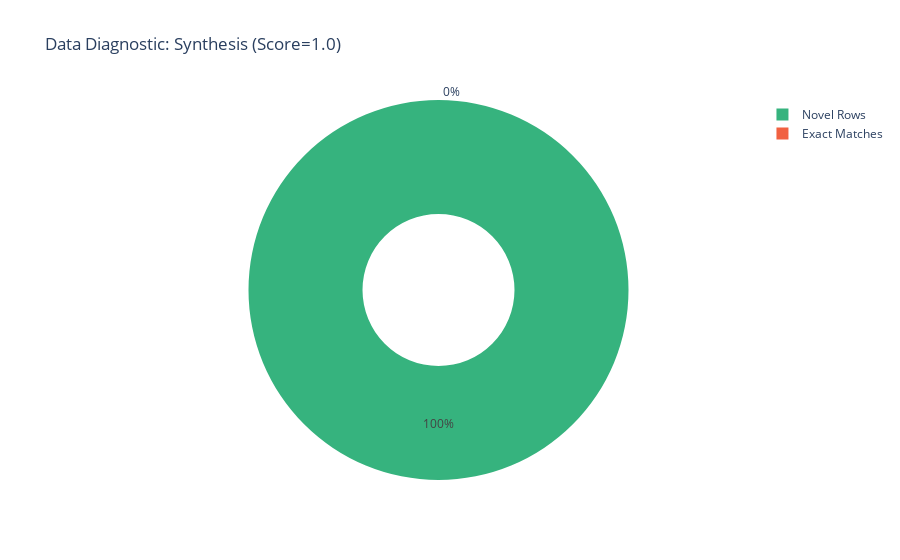
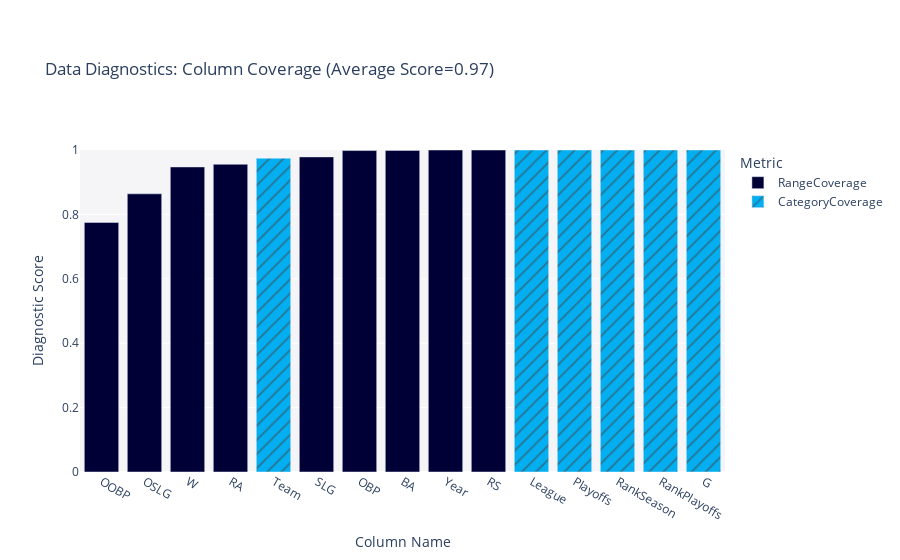
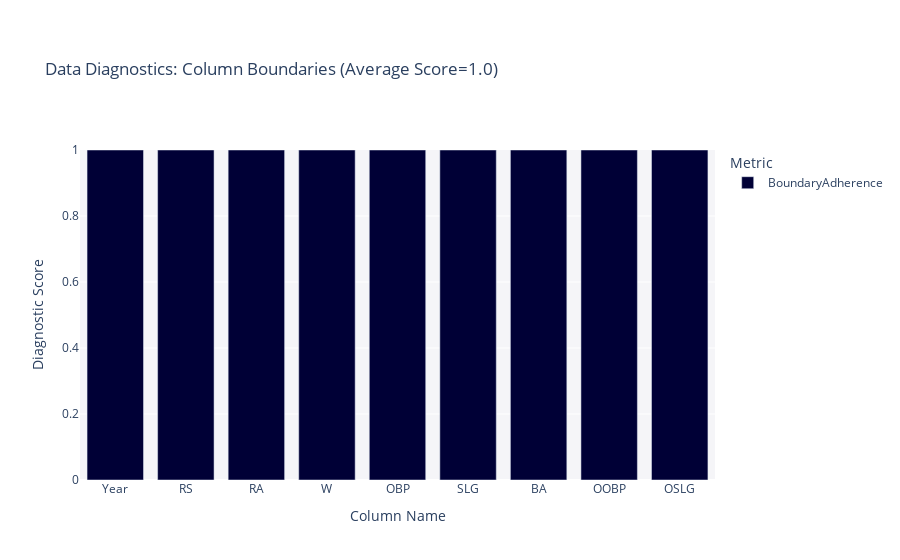

The notebook cell these images were saved under, in order:
### Code cell
for name in ["Synthesis", "Coverage", "Boundaries"]:
    fig = diagnostic_report.get_visualization(property_name=name)
    fig.show()

### Figure 1 — Plotly figure (JSON) as saved in the notebook; plotly's stock layout.template omitted (floating-point values rounded to 4 significant figures)
{"data": [{"customdata": [["Exact Matches"], ["Novel Rows"]], "domain": {"x": [0, 1], "y": [0, 1]}, "hole": 0.4, "hovertemplate": "<b>%{label}</b><br>%{value} rows", "labels": ["Exact Matches", "Novel Rows"], "legendgroup": "", "marker": {"colors": ["#F16141", "#36B37E"]}, "name": "", "showlegend": true, "type": "pie", "values": [0, 1232]}], "layout": {"legend": {"tracegroupgap": 0}, "title": {"text": "Data Diagnostic: Synthesis (Score=1.0)"}}}

### Figure 2 — Plotly figure (JSON) as saved in the notebook; plotly's stock layout.template omitted (floating-point values rounded to 4 significant figures)
{"data": [{"alignmentgroup": "True", "customdata": [["RangeCoverage"], ["RangeCoverage"], ["RangeCoverage"], ["RangeCoverage"], ["RangeCoverage"], ["RangeCoverage"], ["RangeCoverage"], ["RangeCoverage"], ["RangeCoverage"]], "hovertemplate": "<b>%{hovertext}</b><br><br>Metric=%{customdata[0]}<br>Diagnostic Score=%{y}<extra></extra>", "hovertext": ["Year", "RS", "RA", "W", "OBP", "SLG", "BA", "OOBP", "OSLG"], "legendgroup": "RangeCoverage", "marker": {"color": "#000036", "pattern": {"shape": ""}}, "name": "RangeCoverage", "offsetgroup": "RangeCoverage", "orientation": "v", "showlegend": true, "textposition": "auto", "type": "bar", "x": ["Year", "RS", "RA", "W", "OBP", "SLG", "BA", "OOBP", "OSLG"], "xaxis": "x", "y": [1, 1, 0.9556, 0.9474, 0.9982, 0.9786, 0.9988, 0.775, 0.8638], "yaxis": "y"}, {"alignmentgroup": "True", "customdata": [["CategoryCoverage"], ["CategoryCoverage"], ["CategoryCoverage"], ["CategoryCoverage"], ["CategoryCoverage"], ["CategoryCoverage"]], "hovertemplate": "<b>%{hovertext}</b><br><br>Metric=%{customdata[0]}<br>Diagnostic Score=%{y}<extra></extra>", "hovertext": ["Team", "League", "Playoffs", "RankSeason", "RankPlayoffs", "G"], "legendgroup": "CategoryCoverage", "marker": {"color": "#03AFF1", "pattern": {"shape": "/"}}, "name": "CategoryCoverage", "offsetgroup": "CategoryCoverage", "orientation": "v", "showlegend": true, "textposition": "auto", "type": "bar", "x": ["Team", "League", "Playoffs", "RankSeason", "RankPlayoffs", "G"], "xaxis": "x", "y": [0.9744, 1, 1, 1, 1, 1], "yaxis": "y"}], "layout": {"barmode": "relative", "legend": {"title": {"text": "Metric"}, "tracegroupgap": 0}, "margin": {"t": 150}, "plot_bgcolor": "#F5F5F8", "title": {"text": "Data Diagnostics: Column Coverage (Average Score=0.97)"}, "xaxis": {"anchor": "y", "categoryorder": "total ascending", "domain": [0, 1], "title": {"text": "Column Name"}}, "yaxis": {"anchor": "x", "domain": [0, 1], "range": [0, 1], "title": {"text": "Diagnostic Score"}}}}

### Figure 3 — Plotly figure (JSON) as saved in the notebook; plotly's stock layout.template omitted (floating-point values rounded to 4 significant figures)
{"data": [{"alignmentgroup": "True", "customdata": [["BoundaryAdherence"], ["BoundaryAdherence"], ["BoundaryAdherence"], ["BoundaryAdherence"], ["BoundaryAdherence"], ["BoundaryAdherence"], ["BoundaryAdherence"], ["BoundaryAdherence"], ["BoundaryAdherence"]], "hovertemplate": "<b>%{hovertext}</b><br><br>Metric=%{customdata[0]}<br>Diagnostic Score=%{y}<extra></extra>", "hovertext": ["Year", "RS", "RA", "W", "OBP", "SLG", "BA", "OOBP", "OSLG"], "legendgroup": "BoundaryAdherence", "marker": {"color": "#000036", "pattern": {"shape": ""}}, "name": "BoundaryAdherence", "offsetgroup": "BoundaryAdherence", "orientation": "v", "showlegend": true, "textposition": "auto", "type": "bar", "x": ["Year", "RS", "RA", "W", "OBP", "SLG", "BA", "OOBP", "OSLG"], "xaxis": "x", "y": [1, 1, 1, 1, 1, 1, 1, 1, 1], "yaxis": "y"}], "layout": {"barmode": "relative", "legend": {"title": {"text": "Metric"}, "tracegroupgap": 0}, "margin": {"t": 150}, "plot_bgcolor": "#F5F5F8", "title": {"text": "Data Diagnostics: Column Boundaries (Average Score=1.0)"}, "xaxis": {"anchor": "y", "categoryorder": "total ascending", "domain": [0, 1], "title": {"text": "Column Name"}}, "yaxis": {"anchor": "x", "domain": [0, 1], "range": [0, 1], "title": {"text": "Diagnostic Score"}}}}
